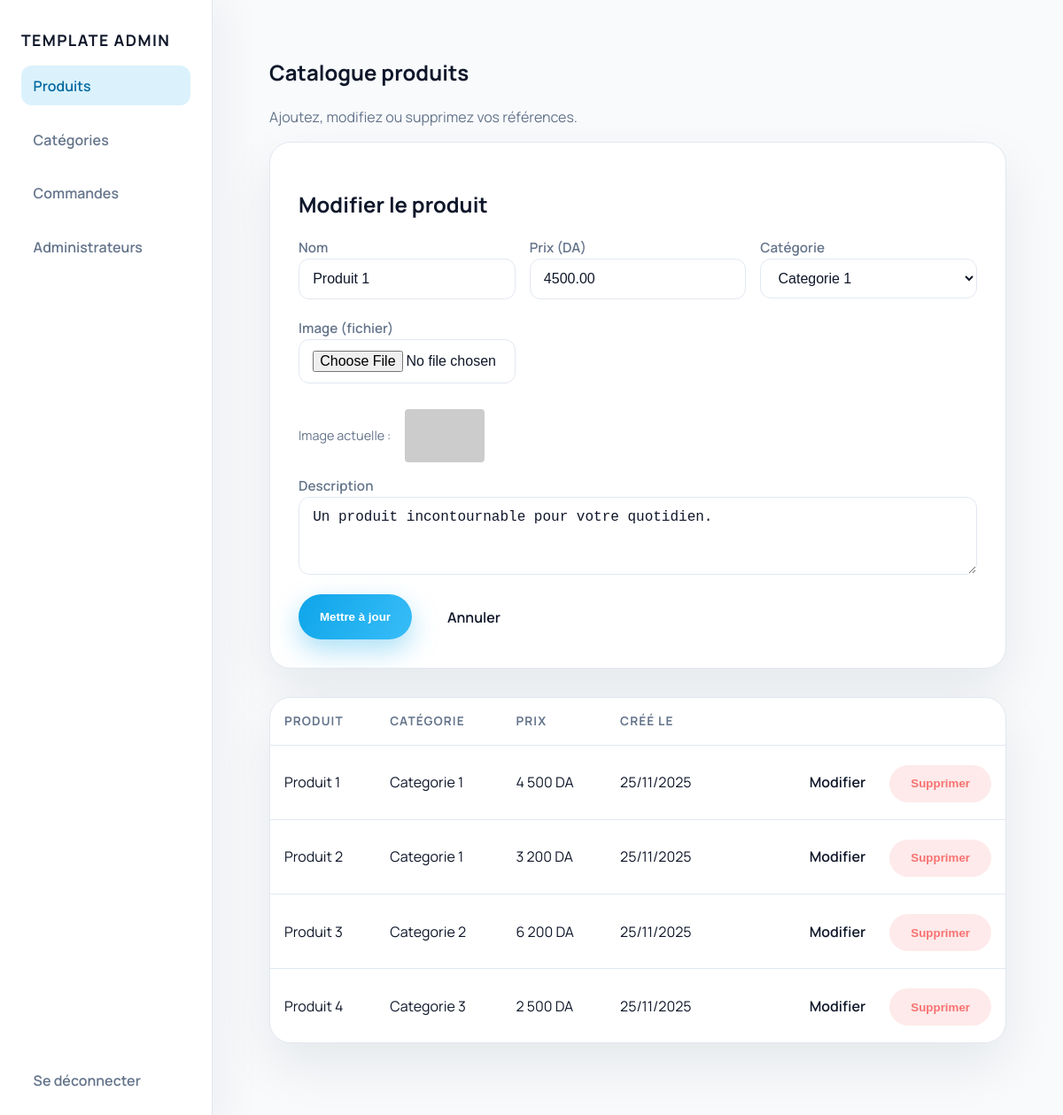
Page /admin/products.php?edit=1 (signed in) on the earlier database version.
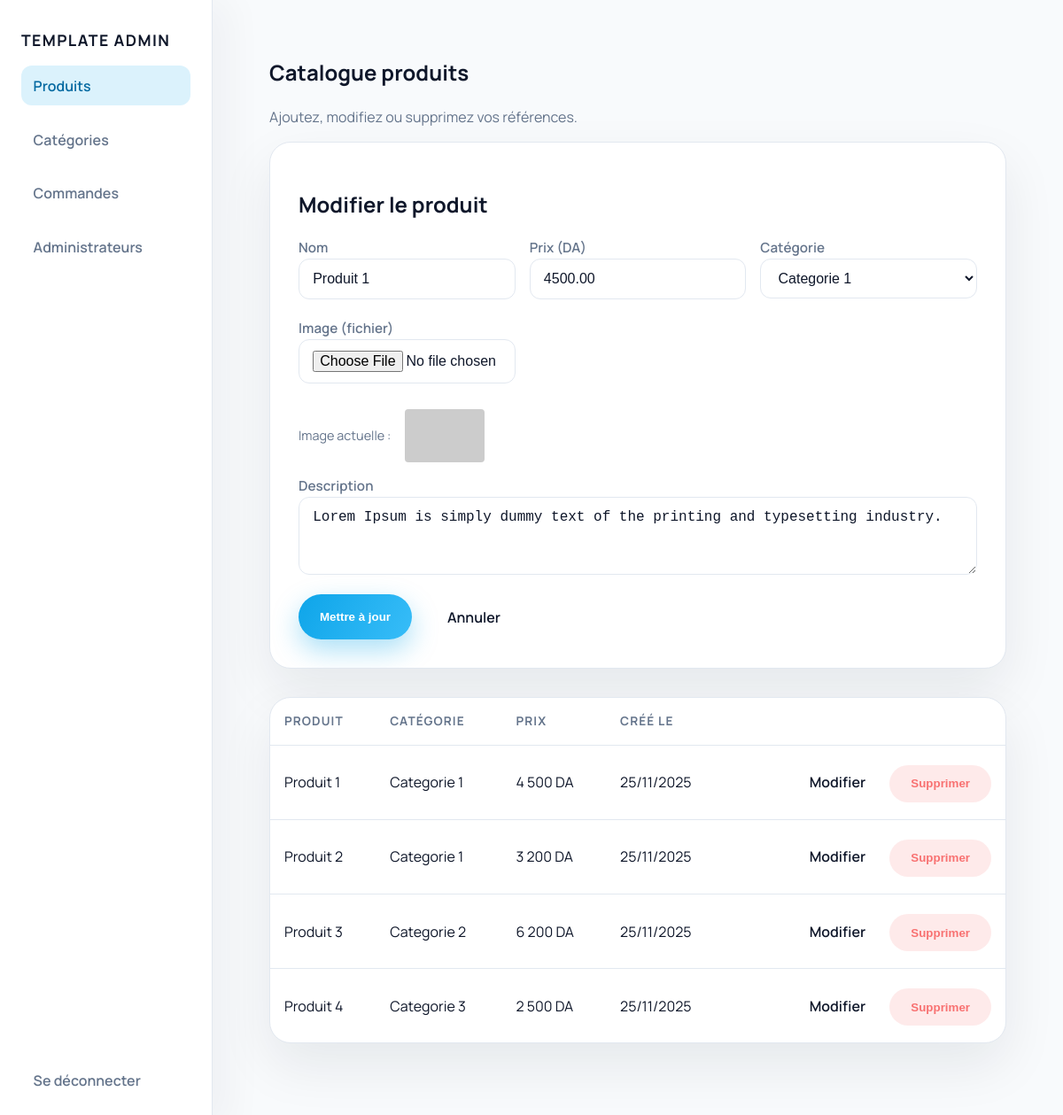
Same page on the later database version.
### tables this page shows
CREATE TABLE IF NOT EXISTS products (
  id INT AUTO_INCREMENT PRIMARY KEY,
  category_id INT NULL,
  name VARCHAR(255) NOT NULL,
  price DECIMAL(10,2) NOT NULL,
  image VARCHAR(255),
  description TEXT,
  created_at TIMESTAMP DEFAULT CURRENT_TIMESTAMP,
  FOREIGN KEY (category_id) REFERENCES categories(id) ON DELETE SET NULL
);

CREATE TABLE IF NOT EXISTS categories (
  id INT AUTO_INCREMENT PRIMARY KEY,
  name VARCHAR(150) NOT NULL
);

### private/config.php (called while the page is built, shortened)
<?php
function sanitize(string $value): string
{
    return htmlspecialchars($value, ENT_QUOTES, 'UTF-8');
}

### admin/products.php (the view, shortened to what this page needs)
<?php
require __DIR__ . '/includes/header.php';
$result = $connection->query('SELECT id, name FROM categories ORDER BY name ASC');
$categories = $result ? $result->fetch_all(MYSQLI_ASSOC) : [];
$editing = null;
if (isset($_GET['edit'])) {
    $editStmt = $connection->prepare('SELECT * FROM products WHERE id = ?');
    if ($editStmt) {
        $eid = (int) $_GET['edit'];
        $editStmt->bind_param('i', $eid);
        $editStmt->execute();
        $editing = $editStmt->get_result()?->fetch_assoc();
    } else {
        $editing = null;
    }
}
$res = $connection->query('SELECT p.*, c.name AS category_name FROM products p LEFT JOIN categories c ON c.id = p.category_id ORDER BY p.created_at DESC');
$products = $res ? $res->fetch_all(MYSQLI_ASSOC) : [];
?>
<section class="dashboard">
    <h1>Catalogue produits</h1>
    <p style="color: var(--muted);">Ajoutez, modifiez ou supprimez vos références.</p>
    <div class="table-card" style="margin-bottom: 2rem; padding: 2rem;">
        <h2><?= $editing ? 'Modifier le produit' : 'Ajouter un produit'; ?></h2>
        <form method="post" class="form-grid" enctype="multipart/form-data">
            <label>Nom
                <input type="text" name="name" required value="<?= sanitize($editing['name'] ?? ''); ?>">
            </label>
            <label>Prix (DA)
                <input type="number" step="1" min="0" name="price" required
                    value="<?= sanitize((string) ($editing['price'] ?? '')); ?>">
            </label>
            <label>Catégorie
                <select name="category_id">
                    <?php foreach ($categories as $cat): ?>
                        <option value="<?= (int) $cat['id']; ?>" <?= isset($editing['category_id']) && (int) $editing['category_id'] === (int) $cat['id'] ? 'selected' : ''; ?>>
                            <?= sanitize($cat['name']); ?>
                        </option>
                    <?php endforeach; ?>
                </select>
            </label>
            <label>Image (fichier)
                <input type="file" name="image_file" accept="image/*">
            </label>
            <?php if (!empty($editing['image'])): ?>
                <div style="grid-column: 1 / -1; margin-top: .5rem; display:flex; gap:1rem; align-items:center;">
                    <div style="font-size: .9rem; color: var(--muted);">Image actuelle :</div>
                    <div><img src="<?= sanitize($editing['image']); ?>" alt="" style="max-height:60px; border-radius:4px;">
                    </div>
                </div>
            <?php endif; ?>
            <label style="grid-column: 1 / -1;">Description
                <textarea name="description" rows="3"><?= sanitize($editing['description'] ?? ''); ?></textarea>
            </label>
            <div style="grid-column: 1 / -1; display: flex; gap: 1rem;">
                <button class="btn btn-primary" type="submit"><?= $editing ? 'Mettre à jour' : 'Ajouter'; ?></button>
                <?php if ($editing): ?>
                    <a class="btn" href="products.php">Annuler</a>
                <?php endif; ?>
            </div>
        </form>
    </div>
    <div class="table-card">
        <table>
            <thead>
                <tr>
                    <th>Produit</th>
                    <th>Catégorie</th>
                    <th>Prix</th>
                    <th>Créé le</th>
                    <th></th>
                </tr>
            </thead>
            <tbody>
                <?php if (empty($products)): ?>
                    <tr>
                        <td colspan="5" class="empty-state">Aucune référence pour le moment.</td>
                    </tr>
                <?php else: ?>
                    <?php foreach ($products as $product): ?>
                        <tr>
                            <td><?= sanitize($product['name']); ?></td>
                            <td><?= sanitize($product['category_name'] ?? '—'); ?></td>
                            <td><?= number_format((float) $product['price'], 0, ',', ' '); ?> DA</td>
                            <td><?= sanitize(date('d/m/Y', strtotime($product['created_at']))); ?></td>
                            <td style="text-align: right;">
                                <a class="btn" href="products.php?edit=<?= (int) $product['id']; ?>">Modifier</a>
                                <form method="post" style="display: inline;"
                                    onsubmit="return confirm('Supprimer ce produit ?');">
                                    <button class="btn" type="submit"
                                        style="background: rgba(248,113,113,0.15); color: #f87171;">Supprimer</button>
                                </form>
                            </td>
                        </tr>
                    <?php endforeach; ?>
                <?php endif; ?>
            </tbody>
        </table>
    </div>
</section>
<?php require __DIR__ . '/includes/footer.php'; ?>

Differences in the rows shown:
changed products "Produit 1": description "Un produit incontournable pour votre quotidien." → "Lorem Ipsum is simply dummy text of the printing and typesetting industry."
